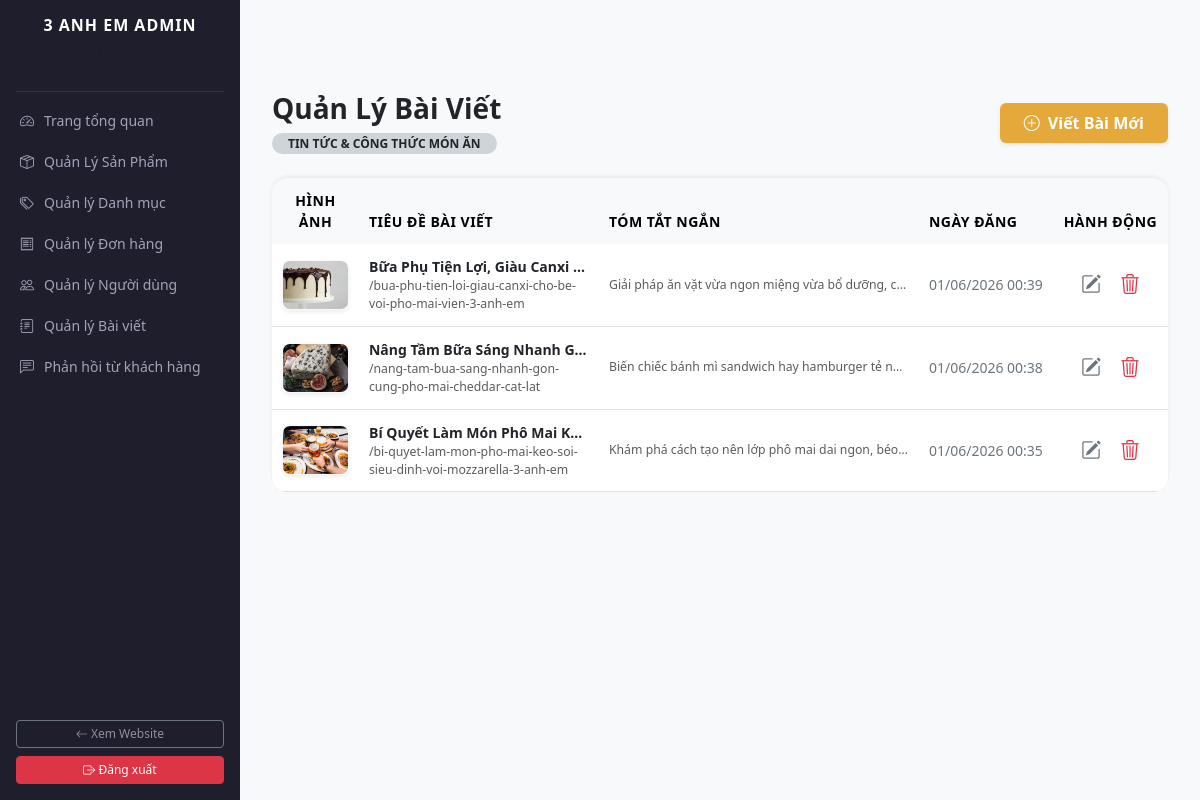
The app's page /admin/admin-posts.php (signed in), older data.
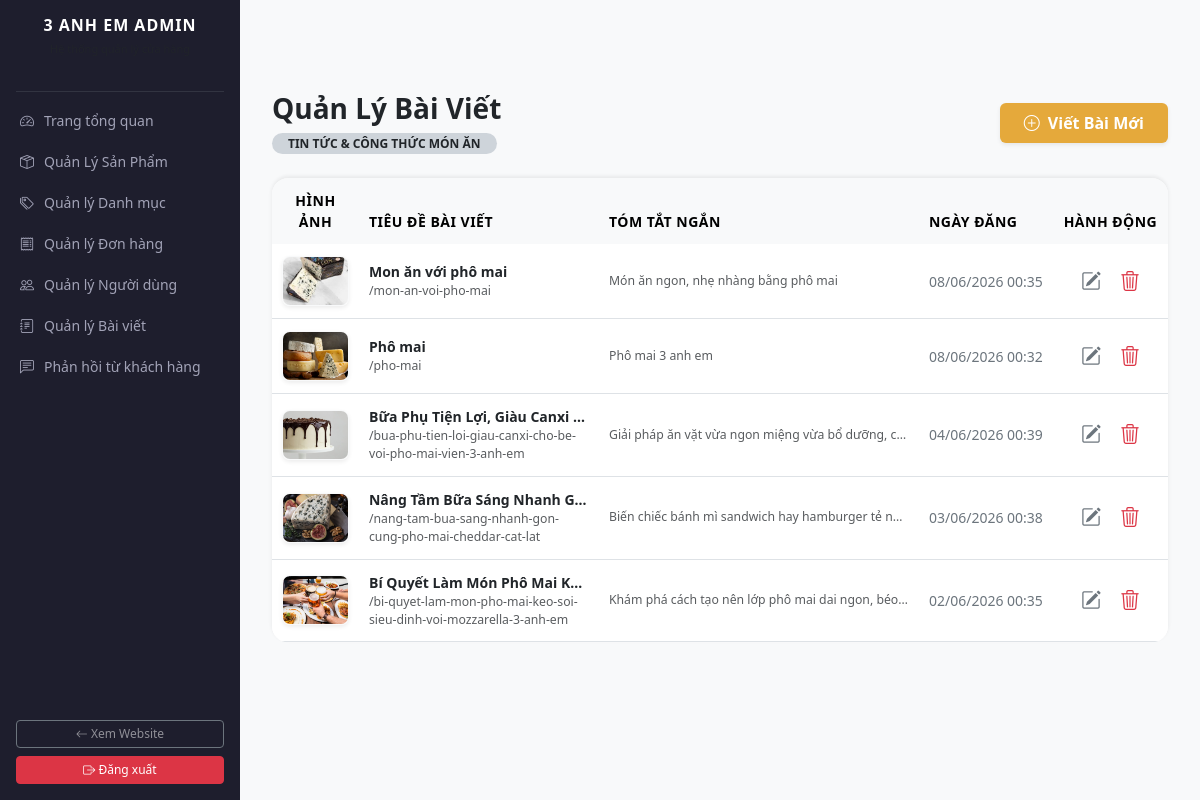
The same page, newer data.
### tables this page shows
CREATE TABLE `posts` (
  `id` int(11) NOT NULL,
  `title` varchar(255) NOT NULL,
  `slug` varchar(255) NOT NULL,
  `image` varchar(255) DEFAULT 'default-post.jpg',
  `summary` varchar(500) DEFAULT NULL,
  `content` text NOT NULL,
  `is_featured` tinyint(1) NOT NULL DEFAULT 0,
  `created_at` timestamp NOT NULL DEFAULT current_timestamp()
);

### admin/admin-posts.php (the view, shortened to what this page needs)
<?php
include_once '../config/db.php';
include_once 'includes/header.php';
$stmt = $pdo->query("SELECT * FROM posts ORDER BY id DESC");
$posts = $stmt->fetchAll();
?>
<div class="container my-5 pt-4">
    <div class="d-flex justify-content-between align-items-center mb-4">
        <div>
            <h3 class="fw-bold text-dark mb-1">Quản Lý Bài Viết</h3>
            <span class="badge bg-dark-subtle text-dark rounded-pill px-3 py-1.5 small text-uppercase">Tin tức & Công thức món ăn</span>
        </div>
        <button type="button" class="btn btn-gold px-4 py-2 text-white shadow-sm" onclick="openAddPostModal()">
            <i class="bi bi-plus-circle me-2"></i>Viết Bài Mới
        </button>
    </div>
    <div class="card border-0 shadow-sm rounded-4 overflow-hidden bg-white table-responsive-custom double-scroll">
        <div class="table-responsive">
            <table class="table table-hover align-middle mb-0">
                <thead class="table-light text-secondary small text-uppercase" style="letter-spacing: 0.5px;">
                    <tr>
                        <th class="border-0 ps-4" style="width: 120px;">Hình ảnh</th>
                        <th class="border-0">Tiêu đề bài viết</th>
                        <th class="border-0">Tóm tắt ngắn</th>
                        <th class="border-0">Ngày đăng</th>
                        <th class="border-0 text-center" style="width: 140px;">Hành động</th>
                    </tr>
                </thead>
                <tbody>
                    <?php if (count($posts) > 0): ?>
                        <?php foreach ($posts as $post): ?>
                            <tr>
                                <td class="ps-4">
                                    <img src="../assets/img/<?= !empty($post['image']) ? $post['image'] : 'default-post.jpg'; ?>"
                                         class="rounded-3 border border-light shadow-sm" style="width: 70px; height: 50px; object-fit: cover;" alt="">
                                </td>
                                <td>
                                    <div class="fw-bold text-dark text-truncate" style="max-width: 250px;" title="<?= htmlspecialchars($post['title']); ?>">
                                        <?= htmlspecialchars($post['title']); ?>
                                    </div>
                                    <small class="text-muted d-block text-lowercase">/<?= htmlspecialchars($post['slug']); ?></small>
                                </td>
                                <td>
                                    <small class="text-muted d-block text-truncate" style="max-width: 300px;">
                                        <?= htmlspecialchars($post['summary'] ?? 'Không có tóm tắt...'); ?>
                                    </small>
                                </td>
                                <td class="small text-secondary">
                                    <?= date('d/m/Y H:i', strtotime($post['created_at'])); ?>
                                </td>
                                <td class="text-center">
                                    <div class="btn-group gap-1">
                                        <button type="button" class="btn btn-sm btn-outline-secondary rounded-3 border-0 px-2"
                                                onclick='openEditPostModal(<?= htmlspecialchars(json_encode($post, JSON_UNESCAPED_UNICODE), ENT_QUOTES, "UTF-8"); ?>)' title="Sửa bài viết">
                                            <i class="bi bi-pencil-square fs-5"></i>
                                        </button>
                                        <a href="admin-post-process.php?action=delete&id=<?= $post['id']; ?>"
                                           class="btn btn-sm btn-outline-danger rounded-3 border-0 px-2"
                                           onclick="return confirm('Bạn có chắc chắn muốn xóa bài viết này không?')" title="Xóa bỏ">
                                            <i class="bi bi-trash3 fs-5"></i>
                                        </a>
                                    </div>
                                </td>
                            </tr>
                        <?php endforeach; ?>
                    <?php else: ?>
                        <tr>
                            <td colspan="5" class="text-center py-5 text-muted small">Chưa có bài viết nào trong hệ thống.</td>
                        </tr>
                    <?php endif; ?>
                </tbody>
            </table>
        </div>
    </div>
</div>

### admin/includes/header.php (shortened to what this page needs)
<!DOCTYPE html>
<html lang="vi">
<head>
    <link href="assets/css/bootstrap.min.css" rel="stylesheet">
    <link href="assets/css/bootstrap-icons.min.css" rel="stylesheet">
    <link href="assets/css/aos.css" rel="stylesheet">
    <link rel="stylesheet" href="https://cdn.jsdelivr.net/npm/bootstrap-icons@1.11.2/font/bootstrap-icons.css">
    <link href="assets/css/style.css" rel="stylesheet">
</head>
<body>
<div class="sidebar collapse d-flex flex-column pt-3" id="adminSidebarContent">
    <div class="text-center mb-3 px-3 d-none d-lg-block">
        <h5 class="text-white fw-bold text-uppercase m-0" style="letter-spacing: 1px; font-size: 16px;">3 Anh Em Admin</h5>
        <small class="text-muted" style="font-size: 11px;">Hệ thống quản lý cửa hàng</small>
    </div>
    <hr class="border-secondary opacity-25 mx-3 mb-2 d-none d-lg-block">
    <ul class="nav flex-column flex-grow-1">
        <li class="nav-item"><a href="index.php" class="nav-link" id="side-dashboard"><i class="bi bi-speedometer2"></i> Trang tổng quan</a></li>
        <li class="nav-item"><a href="admin-products.php" class="nav-link" id="side-products"><i class="bi bi-box-seam"></i> Quản Lý Sản Phẩm</a></li>
        <li class="nav-item"><a href="admin-categories.php" class="nav-link" id="side-categories"><i class="bi bi-tags"></i> Quản lý Danh mục</a></li>
        <li class="nav-item"><a href="orders.php" class="nav-link" id="side-orders"><i class="bi bi-receipt"></i> Quản lý Đơn hàng</a></li>
        <li class="nav-item"><a href="admin-users.php" class="nav-link" id="side-users"><i class="bi bi-people"></i> Quản lý Người dùng</a></li>
        <li class="nav-item"><a href="admin-posts.php" class="nav-link" id="side-posts"><i class="bi bi-journal-text"></i> Quản lý Bài viết</a></li>
        <li class="nav-item"><a href="messages.php" class="nav-link" id="side-messages"><i class="bi bi-chat-left-text"></i> Phản hồi từ khách hàng</a></li>
    </ul>
    <div class="p-3 mt-auto">
        <a href="../index.php" class="btn btn-sm btn-outline-secondary w-100 mb-2 text-white-50 border-secondary" style="font-size: 12px;"><i class="bi bi-arrow-left"></i> Xem Website</a>
        <a href="../logout.php" class="btn btn-sm btn-danger w-100" style="font-size: 12px;"><i class="bi bi-box-arrow-right"></i> Đăng xuất</a>
    </div>
</div>
<div class="main-content">

### admin/assets/css/style.css (style rules this page uses)
:root { --sidebar-width: 240px; --gold-color: #cca43b; --dark-bg: #1e1e2d; }
* { box-sizing: border-box; }
body { background-color: #f8f9fa; font-family: 'Segoe UI', system-ui, sans-serif; overflow-x: hidden; width: 100%; }
img { max-width: 100%; height: auto; }
.sidebar { width: var(--sidebar-width); height: 100vh; position: fixed; top: 0; left: 0; background: var(--dark-bg); z-index: 1040; transition: all 0.3s ease; display: flex; flex-direction: column; }
.sidebar .nav-link { color: #a2a3b7; padding: 10px 20px; display: flex; align-items: center; gap: 10px; transition: all 0.2s; white-space: nowrap; font-size: 14px; }
.main-content { margin-left: var(--sidebar-width); padding: 20px; min-height: 100vh; transition: all 0.3s ease; width: calc(100% - var(--sidebar-width)); }
.table-responsive-custom { width: 100%; overflow-x: auto; -webkit-overflow-scrolling: touch; margin-bottom: 1rem; display: block; }
.double-scroll { transform: rotateX(180deg); }
.double-scroll table { transform: rotateX(180deg); }
.table { width: 100%; margin-bottom: 0; vertical-align: middle; border-collapse: collapse; }
.table th, .table td { white-space: normal !important; word-wrap: break-word; padding: 12px 10px !important; font-size: 14px; text-align: left; }
.table th:nth-child(1), .table td:nth-child(1) { width: 80px; text-align: center; }
.table th:nth-child(2), .table td:nth-child(2) { min-width: 180px; max-width: 240px; }
.table th:nth-child(3), .table td:nth-child(3) { width: 130px; }
.table th:nth-child(4), .table td:nth-child(4) { width: 120px; white-space: nowrap !important; }
.table th:nth-child(5), .table td:nth-child(5) { width: 120px; text-align: center; }
.table td img { width: 50px; height: 50px; object-fit: cover; border-radius: 6px; }

### admin/includes/header.php (style rules this page uses)
:root { --sidebar-width: 240px; --gold-color: #cca43b; --dark-bg: #1e1e2d; }
* { box-sizing: border-box; }
body { background-color: #f8f9fa; font-family: 'Segoe UI', system-ui, sans-serif; overflow-x: hidden; width: 100%; }
img { max-width: 100%; height: auto; }
.sidebar { width: var(--sidebar-width); height: 100vh; position: fixed; top: 0; left: 0; background: var(--dark-bg); z-index: 1040; transition: all 0.3s ease; display: flex; flex-direction: column; }
.sidebar .nav-link { color: #a2a3b7; padding: 10px 20px; display: flex; align-items: center; gap: 10px; transition: all 0.2s; white-space: nowrap; font-size: 14px; }
.main-content { margin-left: var(--sidebar-width); padding: 20px; min-height: 100vh; transition: all 0.3s ease; width: calc(100% - var(--sidebar-width)); }
.table-responsive-custom { width: 100%; overflow-x: auto; -webkit-overflow-scrolling: touch; margin-bottom: 1rem; display: block; }
.double-scroll { transform: rotateX(180deg); }
.double-scroll table { transform: rotateX(180deg); }
.table { width: 100%; margin-bottom: 0; vertical-align: middle; border-collapse: collapse; }
.table th, .table td { white-space: normal !important; word-wrap: break-word; padding: 12px 10px !important; font-size: 14px; text-align: left; }
.table th:nth-child(1), .table td:nth-child(1) { width: 80px; text-align: center; }
.table th:nth-child(2), .table td:nth-child(2) { min-width: 180px; max-width: 240px; }
.table th:nth-child(3), .table td:nth-child(3) { width: 130px; }
.table th:nth-child(4), .table td:nth-child(4) { width: 120px; white-space: nowrap !important; }
.table th:nth-child(5), .table td:nth-child(5) { width: 120px; text-align: center; }
.table td img { width: 50px; height: 50px; object-fit: cover; border-radius: 6px; }

### admin/admin-posts.php (style rules this page uses)
.btn-gold { background-color: #E5A93B !important; border: none !important; font-weight: 600; transition: all 0.3s ease; }

Row changes from the older to the newer data that the page shows:
added posts: image (picture), title "Mon ăn với phô mai", slug "mon-an-voi-pho-mai", summary "Món ăn ngon, nhẹ nhàng bằng phô mai", created_at "08/06/2026 00:35"
added posts: image (picture), title "Phô mai", slug "pho-mai", summary "Phô mai 3 anh em", created_at "08/06/2026 00:32"
changed posts "bua-phu-tien-loi-giau-canxi-cho-be-voi-pho-mai-vien-3-anh-em": created_at "01/06/2026 00:39" → "04/06/2026 00:39"
changed posts "nang-tam-bua-sang-nhanh-gon-cung-pho-mai-cheddar-cat-lat": created_at "01/06/2026 00:38" → "03/06/2026 00:38"
changed posts "bi-quyet-lam-mon-pho-mai-keo-soi-sieu-dinh-voi-mozzarella-3-anh-em": created_at "01/06/2026 00:35" → "02/06/2026 00:35"
